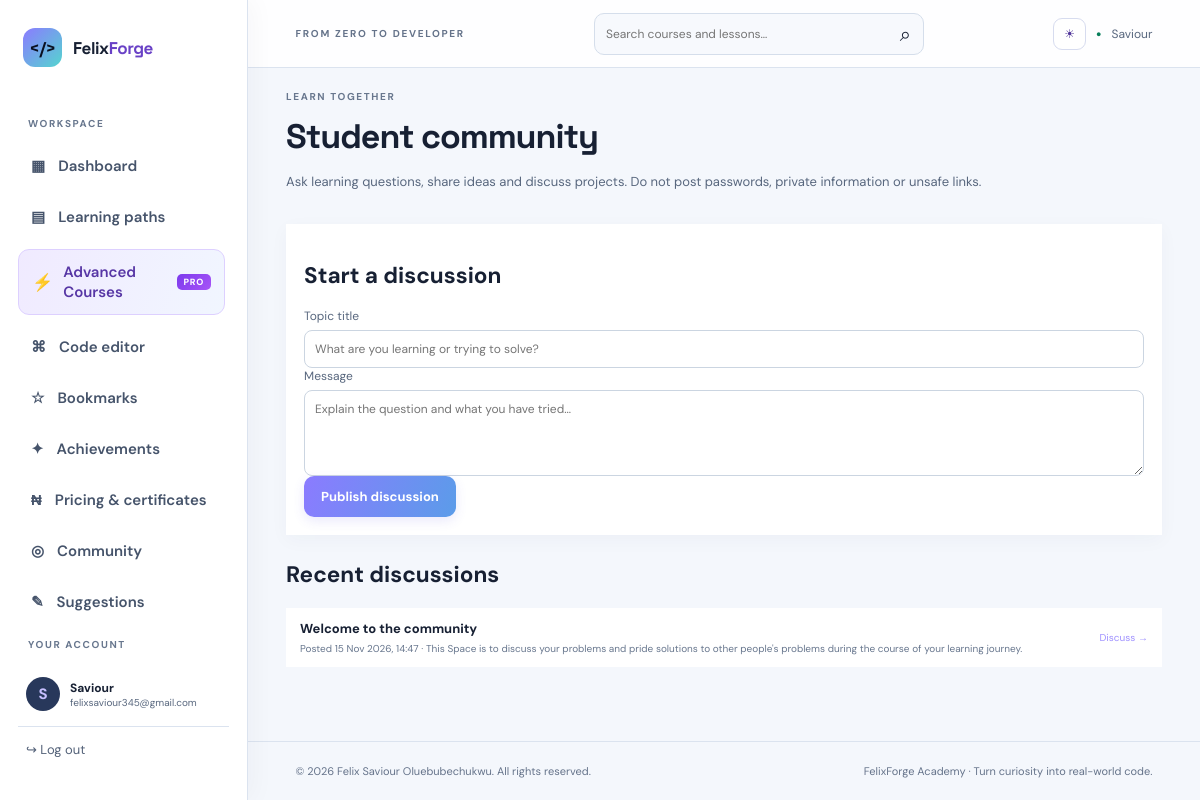
Screenshot of /community (signed in) with the database file from the repository.
### app.py (models this page shows, shortened)
class User(UserMixin, db.Model):
    id = db.Column(db.Integer, primary_key=True)
    username = db.Column(db.String(32), unique=True, nullable=False)
    email = db.Column(db.String(254), unique=True, nullable=False)
    password_hash = db.Column(db.String(255), nullable=False)
    created_at = db.Column(db.DateTime, default=datetime.utcnow)
    projects = db.relationship('Project', backref='owner', cascade='all, delete-orphan')
    progress = db.relationship('Progress', backref='learner', cascade='all, delete-orphan')
    quiz_results = db.relationship('QuizResult', back_populates='learner', cascade='all, delete-orphan')

class ForumPost(db.Model):
    id = db.Column(db.Integer, primary_key=True)
    user_id = db.Column(db.Integer, db.ForeignKey('user.id'), nullable=False)
    title = db.Column(db.String(140), nullable=False)
    body = db.Column(db.Text, nullable=False)
    created_at = db.Column(db.DateTime, default=datetime.utcnow)

### app.py (the view, shortened to what this page needs)
@app.route('/community',methods=['GET','POST'])
@login_required
def community():
    posts=ForumPost.query.order_by(ForumPost.created_at.desc()).limit(60).all()
    return render_template('community.html',posts=posts)

### app.py (called while the page is built)
@login_manager.user_loader
def load_user(user_id): return db.session.get(User, int(user_id))

@app.before_request
def record_daily_activity():
    if current_user.is_authenticated and request.endpoint not in {'static', 'logout'}:
        today = datetime.utcnow().date()
        activity = UserActivity.query.filter_by(user_id=current_user.id, activity_date=today).first()
        if activity is None:
            db.session.add(UserActivity(user_id=current_user.id, activity_date=today, last_seen_at=datetime.utcnow()))
        try:
            db.session.commit()
        except Exception:
            db.session.rollback()
            app.logger.exception('Could not record learner activity')

### templates/community.html
{% extends 'base.html' %}{% block title %}Community — FelixForge Academy{% endblock %}{% block content %}<div class="page-heading"><div><div class="eyebrow">LEARN TOGETHER</div><h1>Student community</h1><p>Ask learning questions, share ideas and discuss projects. Do not post passwords, private information or unsafe links.</p></div></div><form class="form-card community-compose" method="post"><input type="hidden" name="csrf_token" value="{{ csrf_token() }}"><h2>Start a discussion</h2><label>Topic title<input name="title" minlength="5" maxlength="140" required placeholder="What are you learning or trying to solve?"></label><label>Message<textarea name="body" minlength="10" maxlength="5000" rows="4" required placeholder="Explain the question and what you have tried…"></textarea></label><button class="button">Publish discussion</button></form><h2 class="search-results-heading">Recent discussions</h2>{% for post in posts %}<a class="lesson-row" href="{{ url_for('community_post',post_id=post.id) }}"><div><b>{{ post.title }}</b><small>Posted {{ post.created_at.strftime('%d %b %Y, %H:%M') }} · {{ post.body[:130] }}</small></div><span class="lesson-status">Discuss →</span></a>{% else %}<div class="empty-state">No discussions yet. Start the first one.</div>{% endfor %}{% endblock %}

### templates/base.html (shortened to what this page needs)
<!doctype html>
<html lang="en">
<head>
<link rel="stylesheet" href="{{ url_for('static',filename='style.css') }}">
</head>
<body>
<div class="shell">
<aside class="sidebar">
<a class="brand" href="{{ url_for('home') }}"><span class="brand-mark">&lt;/&gt;</span><span>Felix<span class="brand-muted">Forge</span></span></a>
<div class="side-label">WORKSPACE</div>
<nav>
<a href="{{ url_for('dashboard') }}" class="nav-link {% if request.endpoint=='dashboard' %}active{% endif %}">▦ <span>Dashboard</span></a>
<a href="{{ url_for('courses') }}" class="nav-link ">▤ <span>Learning paths</span></a>
<a href="{{ url_for('advanced_courses') }}" class="nav-link advanced-nav-link {% if advanced_nav_active %}active{% endif %}"><strong class="advanced-icon">⚡</strong><span>Advanced Courses</span><span class="advanced-badge">PRO</span></a>
<a href="{{ url_for('editor') }}" class="nav-link {% if request.endpoint=='editor' %}active{% endif %}">⌘ <span>Code editor</span></a>
<a href="{{ url_for('bookmarks') }}" class="nav-link">☆ <span>Bookmarks</span></a>
<a href="{{ url_for('achievements') }}" class="nav-link">✦ <span>Achievements</span></a>
<a href="{{ url_for('monetization_plan') }}" class="nav-link {% if request.endpoint=='monetization_plan' %}active{% endif %}">₦ <span>Pricing & certificates</span></a>
<a href="{{ url_for('community') }}" class="nav-link">◎ <span>Community</span></a>
<a href="{{ url_for('suggestions') }}" class="nav-link {% if request.endpoint=='suggestions' %}active{% endif %}">✎ <span>Suggestions</span></a>
<a href="{{ url_for('portfolio') }}" class="nav-link">▣ <span>Portfolio</span></a>
</nav>
<div class="side-bottom"><div class="side-label">YOUR ACCOUNT</div>
<div class="user-mini"><div class="avatar">{{ (current_user.username[0] if current_user.is_authenticated else 'F')|upper }}</div><div><b>{{ current_user.username if current_user.is_authenticated else 'Guest learner' }}</b><small>{{ current_user.email if current_user.is_authenticated else 'Start learning today' }}</small></div></div>
{% if current_user.is_authenticated %}<form method="post" action="{{ url_for('logout') }}"><input type="hidden" name="csrf_token" value="{{ csrf_token() }}"><button class="logout-link">↪ Log out</button></form>{% else %}<a class="logout-link" href="{{ url_for('login') }}">↪ Log in</a>{% endif %}
</div>
</aside>
<main class="main">
<header class="topbar"><div class="mobile-brand">&lt;/&gt; FelixForge Academy</div><div class="crumb">FROM ZERO TO DEVELOPER</div>
<form class="global-search" action="{{ url_for('search') }}" method="get"><input name="q" type="search" placeholder="Search courses and lessons…" aria-label="Search courses and lessons"><button aria-label="Search">⌕</button></form>
<div class="top-actions"><button type="button" class="theme-toggle" id="themeToggle" aria-label="Toggle colour theme" aria-pressed="false">◐</button>
{% if current_user.is_authenticated %}<span class="online-dot">●</span><span class="top-user"><a href="{{ url_for('profile') }}">{{ current_user.username }}</a></span>{% else %}<a class="button button-small" href="{{ url_for('login') }}">Log in</a>{% endif %}</div>
</header>
<section class="page">{% block content %}{% endblock %}</section>
<footer>© {{ year }} Felix Saviour Oluebubechukwu. All rights reserved. <span>FelixForge Academy · Turn curiosity into real-world code.</span></footer>
</main></div>
</body></html>

### rows the page displays
User: username "S", username "Saviour", email "felixsaviour345@gmail.com"
ForumPost: title "Welcome to the community", created_at "15 Nov 2026, 14:47", body "This Space is to discuss your problems and pride solutions to other people's problems during the course of your learning journey."
